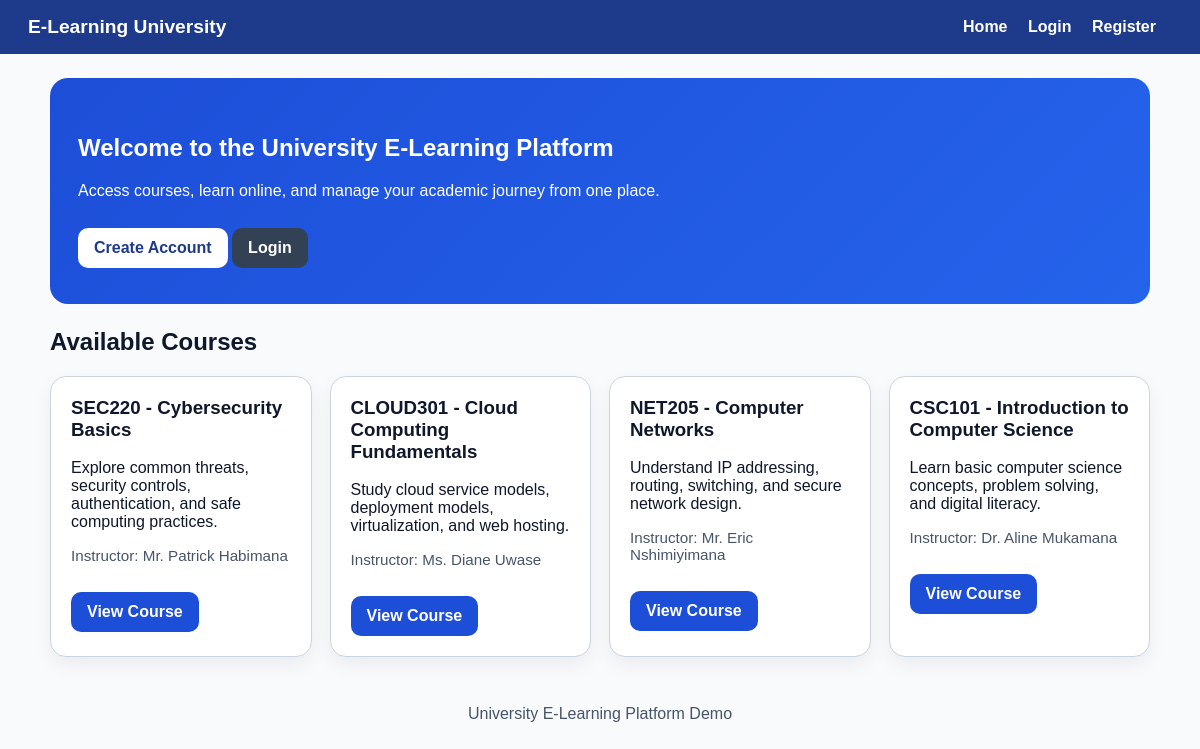
The page / on the database its author committed.
### app.py (models this page shows)
class Course(db.Model):
    id = db.Column(db.Integer, primary_key=True)
    code = db.Column(db.String(30), unique=True, nullable=False)
    title = db.Column(db.String(150), nullable=False)
    description = db.Column(db.Text, nullable=False)
    instructor = db.Column(db.String(120), nullable=False)
    created_at = db.Column(db.DateTime, default=datetime.utcnow)
    enrollments = db.relationship("Enrollment", backref="course", lazy=True, cascade="all, delete-orphan")

### app.py (the view)
@app.route("/")
def home():
    courses = Course.query.order_by(Course.created_at.desc()).all()
    return render_template("home.html", courses=courses, user=current_user())

### app.py (called while the page is built)
def current_user():
    user_id = session.get("user_id")
    if not user_id:
        return None
    return User.query.get(user_id)

### templates/home.html (shortened to what this page needs)
{% extends "base.html" %}
{% block content %}
<section class="hero">
    <h1>Welcome to the University E-Learning Platform</h1>
    <p>Access courses, learn online, and manage your academic journey from one place.</p>
    {% if not user %}
        <a class="btn btn-light" href="{{ url_for('register') }}">Create Account</a>
        <a class="btn btn-secondary" href="{{ url_for('login') }}">Login</a>
    {% endif %}
</section>
<h2>Available Courses</h2>
<div class="cards">
    {% for course in courses %}
        <div class="card">
            <h3>{{ course.code }} - {{ course.title }}</h3>
            <p>{{ course.description }}</p>
            <p class="meta">Instructor: {{ course.instructor }}</p>
            <a class="btn" href="{{ url_for('course_detail', course_id=course.id) }}">View Course</a>
        </div>
    {% endfor %}
</div>
{% endblock %}

### templates/base.html (shortened to what this page needs)
<!DOCTYPE html>
<html lang="en">
<head>
    <link rel="stylesheet" href="{{ url_for('static', filename='styles.css') }}">
</head>
<body>
    <nav class="navbar">
        <div class="brand">E-Learning University</div>
        <div>
            <a href="{{ url_for('home') }}">Home</a>
            {% if user %}
                <a href="{{ url_for('dashboard') }}">Dashboard</a>
                <a href="{{ url_for('logout') }}">Logout</a>
            {% else %}
                <a href="{{ url_for('login') }}">Login</a>
                <a href="{{ url_for('register') }}">Register</a>
            {% endif %}
        </div>
    </nav>
    <main class="container">
        {% block content %}{% endblock %}
    </main>
    <div class="footer">
        University E-Learning Platform Demo
    </div>
</body>
</html>

### static/styles.css (style rules this page uses)
:root { --primary: #1d4ed8; --primary-dark: #1e3a8a; --accent: #dbeafe; --bg: #f8fafc; --surface: #ffffff; --text: #0f172a; --muted: #475569; --success: #166534; --danger: #b91c1c; --warning: #92400e; --border: #cbd5e1; }
* { box-sizing: border-box; }
body { margin: 0; font-family: Arial, sans-serif; background: var(--bg); color: var(--text); }
.navbar { background: var(--primary-dark); color: white; padding: 16px 28px; display: flex; justify-content: space-between; align-items: center; gap: 16px; flex-wrap: wrap; }
.navbar a { color: white; text-decoration: none; margin-right: 16px; font-weight: 600; }
.navbar .brand { font-size: 1.2rem; font-weight: 700; }
.container { width: min(1100px, 92%); margin: 24px auto; }
.hero { background: linear-gradient(135deg, #1d4ed8, #2563eb); color: white; border-radius: 18px; padding: 36px 28px; margin-bottom: 24px; }
.cards { display: grid; grid-template-columns: repeat(auto-fit, minmax(250px, 1fr)); gap: 18px; }
.card { background: var(--surface); border-radius: 16px; padding: 20px; border: 1px solid var(--border); box-shadow: 0 8px 20px rgba(15, 23, 42, 0.06); }
.card h3 { margin-top: 0; }
button, .btn { display: inline-block; background: var(--primary); color: white; padding: 11px 16px; border: none; border-radius: 10px; text-decoration: none; cursor: pointer; font-weight: 700; margin-top: 12px; }
.btn-secondary { background: #334155; }
.btn-light { background: white; color: var(--primary-dark); }
.meta { color: var(--muted); font-size: 0.95rem; }
.footer { text-align: center; padding: 24px; color: var(--muted); }

### rows shown on the page
Course: code "SEC220", title "Cybersecurity Basics", description "Explore common threats, security controls, authentication, and safe computing practices.", instructor "Mr. Patrick Habimana"
Course: code "CLOUD301", title "Cloud Computing Fundamentals", description "Study cloud service models, deployment models, virtualization, and web hosting.", instructor "Ms. Diane Uwase"
Course: code "NET205", title "Computer Networks", description "Understand IP addressing, routing, switching, and secure network design.", instructor "Mr. Eric Nshimiyimana"
Course: code "CSC101", title "Introduction to Computer Science", description "Learn basic computer science concepts, problem solving, and digital literacy.", instructor "Dr. Aline Mukamana"
